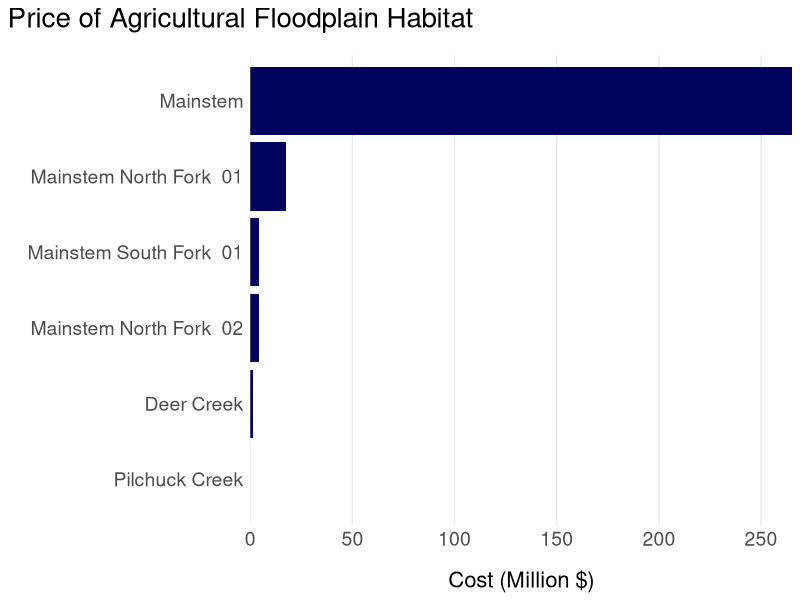

Here is the R script that generated this plot:
library(tidyverse)


# cost dumbell chart function 
cost_dumbell_chart <- function(data, input) {
  
  ggplot(data = data, aes(group = rst_typ)) +
    # create dumbbells ----
  geom_segment(aes(x = ttl_lw_, xend = ttl_pp_,
                   y = fct_reorder(sbbsn_n, ttl_pp_), 
                   yend = sbbsn_n),
               color = "grey",
               size = 1.5
  ) + # reorder occupation by avg_salary here
    geom_point(aes(x = ttl_lw_, y = sbbsn_n, 
                   color = rst_typ, group = rst_typ), size = 3, color = "#28AFB0") +
    geom_point(aes(x = ttl_pp_, y = sbbsn_n,
                   color = rst_typ, group = rst_typ), size = 3, color = "#03045E") +
    # axis breaks & $ labels ----
  scale_x_continuous(labels = scales::label_dollar(scale = 0.000001, suffix = "M")) +
    # pushing y axis labels to edhe of data 
    labs(x = "Total Cost ($ million)",
         y = "",
         title = paste(input, "Habitat Restoration Costs")) +
    theme_minimal() +
    theme(plot.title.position = "plot",
          axis.text.x = element_text(size = 14),  
          axis.text.y = element_text(size = 14),
          axis.title.x = element_text(size = 16, margin = margin(t = 15)),
          plot.title = element_text(size = 20, margin = margin(b = 15)))
}



# Cost effectiveness 

cost_effectiveness_bar <- function(data, input) {
  
    
ggplot(data = data, aes(x = fct_reorder(sbbsn_n, cb_rati), 
           y = cb_rati)) +
  geom_col(fill = "#03045E") +
  theme_minimal() +
  labs( 
    x = "", 
    y = "$/Chinook Spawner",
    title = paste("Cost Effectiveness of", input, "Habitat Restoration")) +
  # caption = "Data Source: Beechie, T. J., Goodman, A., Stefankiv, O., Timpane-Padgham, B., & Lowe, M. (2023). \n Habitat Assessment and Restoration Planning (HARP) Model for the Snohomish and Stillaguamish \n River Basins (noaa:48860).") +
  
  scale_y_continuous(expand = c(0,0), 
                     labels = scales::label_dollar(scale = 0.001, suffix = "K")) +
  coord_flip() +
  theme(plot.title.position = "plot",
        axis.text.x = element_text(size = 14),  
        axis.text.y = element_text(size = 14),
        axis.title.x = element_text(size = 16, margin = margin(t = 15)),
        plot.title = element_text(size = 20, margin = margin(b = 15)),
        panel.grid.major.y  = element_blank(),
        panel.grid.minor.x  = element_blank())

}


library(here)
ag_land_cost1 <- read_csv(here("myapp", "data", "processed", "flood_ag_subba_sum.csv"))

ag_land_cost <- ag_land_cost1 %>% 
  
  group_by(noaa_subba, subbasin_name) %>% 
  summarise(total_subba_cost = sum(total_subba_cost))

#land cost figure
#figure itself
ag_land_price_barchart<- ag_land_cost %>% 
  ggplot(aes(
    # x = noaa_subba, 
    x = reorder(subbasin_name, total_subba_cost),
    y = total_subba_cost/1000000)) +
  theme_minimal() +
  geom_col(fill = "#03045E") +
  labs(fill = "Habitat Type", 
       x = "", 
       y = "Cost (Million $)",
       title = "Price of Agricultural Floodplain Habitat") +  ##CHANGE THIS
  coord_flip() + 
  # scale_fill_manual(values = custom_colors) +
  # pushing y axis labels to edhe of data 
  scale_y_continuous(expand = c(0,0)) +
  theme(plot.title.position = "plot",
        axis.text.x = element_text(size = 14),  
        axis.text.y = element_text(size = 14),
        axis.title.x = element_text(size = 16, margin = margin(t = 15)),
        plot.title = element_text(size = 20, margin = margin(b = 15)),
        panel.grid.major.y  = element_blank(),
        panel.grid.minor.x  = element_blank())

ag_land_price_barchart

  # theme(
  #   #axes
  #   axis.text = element_text(size = 10),
  #   axis.title.x = element_text(margin = margin(t = 12, r = 0, b = 30, l = 20), size = 12),
  #   #legend
  #   legend.position = c(0.5, -0.175),
  #   legend.direction = "horizontal",
  #   legend.title = element_blank(),
  #   # legend.box.background = element_rect(color = "grey"))
  #   # titles
  #   plot.title = element_text(hjust = 0, vjust = 1.8, size = 16),
  #   plot.subtitle = element_text(hjust = 0, vjust = 2.2),
  #   plot.caption = element_text(face = "italic", size = 6),
  #   # gridlines
  #   panel.grid.major.y  = element_blank(),
  #   panel.grid.minor.x  = element_blank()
  # ) 


